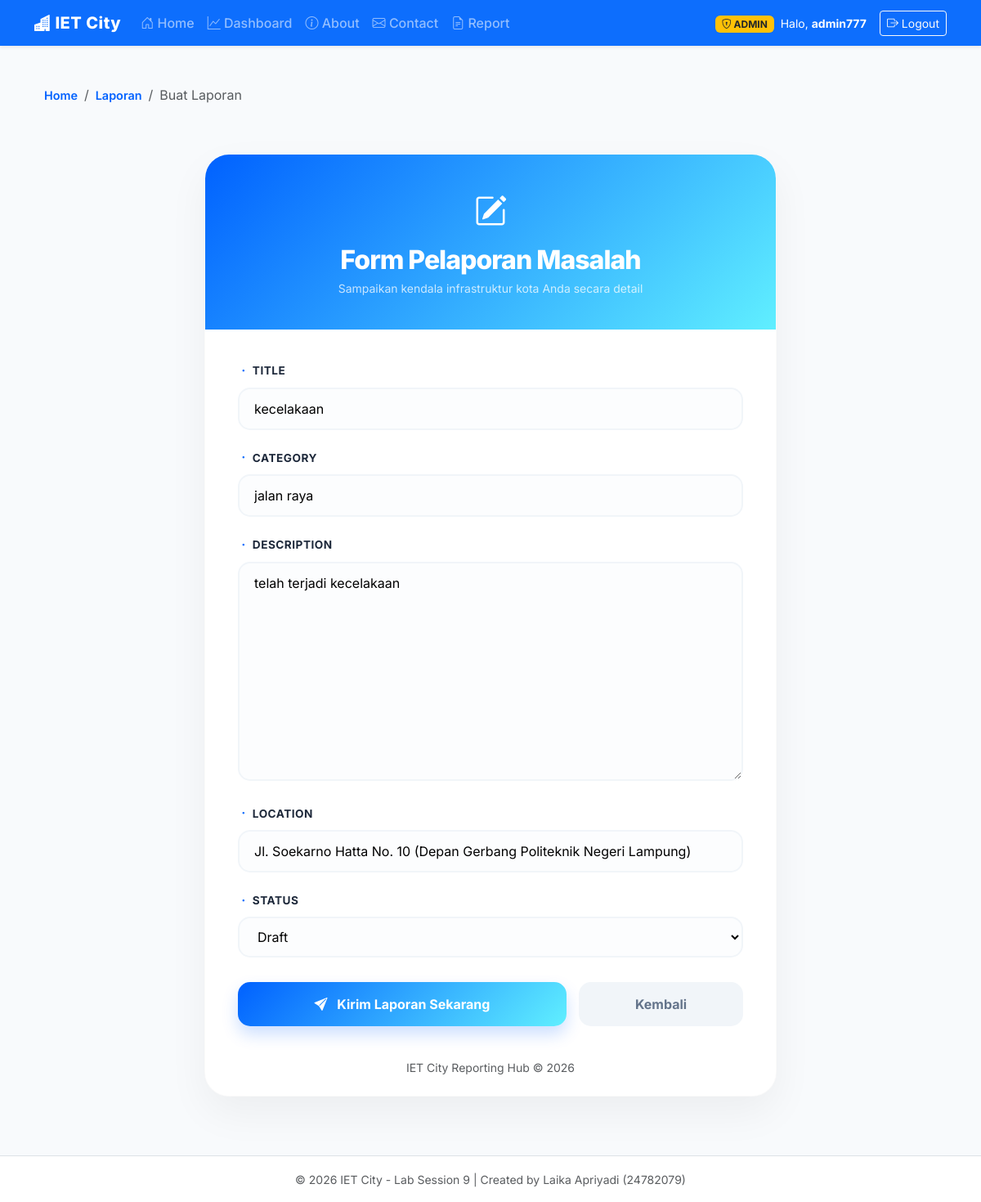
Screenshot of /report/2/edit/ (signed in) with the database file from the repository.
### usermanagement_24782079/models.py (models this page shows, shortened)
class User(AbstractUser):
    is_admin = models.BooleanField(default=False)
    is_member = models.BooleanField(default=True)

### main_app/models.py (models this page shows)
class Report(models.Model):
    title = models.CharField(max_length=200)
    category = models.CharField(max_length=100)
    description = models.TextField()
    location = models.CharField(max_length=200)
    reporter = models.ForeignKey(
        settings.AUTH_USER_MODEL,
        on_delete=models.CASCADE,
        related_name='reports',
        null=True,
        blank=True
    )
    status = models.CharField(
        max_length=20,
        choices=STATUS_CHOICES,
        default='REPORTED'
    )
    created_at = models.DateTimeField(auto_now_add=True)
    updated_at = models.DateTimeField(auto_now=True)

### main_app/views.py (the view)
# urls.py: path('report/<int:pk>/edit/', views.ReportUpdateView.as_view(), name='report_update'),
class ReportUpdateView(LoginRequiredMixin, AdminRequiredMixin, SuccessMessageMixin, UpdateView):
    model = Report
    fields = ['title', 'category', 'description', 'location', 'status']
    template_name = 'main_app/report_form.html'
    success_url = reverse_lazy('report_list')
    success_message = "Laporan berhasil diperbarui!"

### main_app/views.py (called while the page is built)
    def test_func(self):
        return self.request.user.is_authenticated and (getattr(self.request.user, 'is_admin', False) or self.request.user.is_staff)

### main_app/templates/main_app/report_form.html (shortened to what this page needs)
{% extends 'base.html' %}
{% block content %}
<div class="container">
    <nav aria-label="breadcrumb" class="mt-4">
        <ol class="breadcrumb breadcrumb-modern">
            <li class="breadcrumb-item"><a href="{% url 'home_page' %}">Home</a></li>
            <li class="breadcrumb-item"><a href="{% url 'report_list' %}">Laporan</a></li>
            <li class="breadcrumb-item active" aria-current="page text-muted">Buat Laporan</li>
        </ol>
    </nav>
    <div class="form-wrapper">
        <div class="form-card">
            <div class="form-header">
                <i class="bi bi-pencil-square"></i>
                <h2>Form Pelaporan Masalah</h2>
                <p class="opacity-75 mb-0 small">Sampaikan kendala infrastruktur kota Anda secara detail</p>
            </div>
            <div class="form-body">
                <form method="post">
                    {% for field in form %}
                    <div class="mb-4">
                        <label class="form-label" for="{{ field.id_for_label }}">
                            <i class="bi bi-dot text-primary"></i> {{ field.label }}
                        </label>
                        {{ field }}
                    </div>
                    {% endfor %}
                    <div class="button-group">
                        <button type="submit" class="btn-submit">
                            <i class="bi bi-send-fill me-2"></i> Kirim Laporan Sekarang
                        </button>
                        <a href="{% url 'report_list' %}" class="btn-cancel">
                            Kembali
                        </a>
                    </div>
                </form>
            </div>
            <div class="text-center pb-4 text-muted small">
                IET City Reporting Hub &copy; 2026
            </div>
        </div>
    </div>
</div>
{% endblock %}

### templates/base.html (shortened to what this page needs)
<!DOCTYPE html>
<html lang="id">
<head>
    <link href="https://cdn.jsdelivr.net/npm/bootstrap@5.3.0/dist/css/bootstrap.min.css" rel="stylesheet">
    <link rel="stylesheet" href="https://cdn.jsdelivr.net/npm/bootstrap-icons@1.11.0/font/bootstrap-icons.css">
</head>
<body>
    <nav class="navbar navbar-expand-lg navbar-dark bg-primary shadow-sm mb-4">
        <div class="container">
            <a class="navbar-brand" href="{% url 'home_page' %}">
                <i class="bi bi-buildings-fill"></i> IET City
            </a>
            <div class="collapse navbar-collapse" id="navbarNav">
                <ul class="navbar-nav me-auto">
                    {% if user.is_authenticated %}
                        <li class="nav-item">
                            <a class="nav-link {% if request.resolver_match.url_name == 'home_page' %}active{% endif %}" href="{% url 'home_page' %}">
                                <i class="bi bi-house-door"></i> Home
                            </a>
                        </li>
                        <li class="nav-item">
                            <a class="nav-link {% if 'dashboard' in request.path %}active{% endif %}" href="{% url 'dashboard_main' %}">
                                <i class="bi bi-graph-up"></i> Dashboard
                            </a>
                        </li>
                        <li class="nav-item">
                            <a class="nav-link {% if request.resolver_match.url_name == 'about' %}active{% endif %}" href="{% url 'about' %}">
                                <i class="bi bi-info-circle"></i> About
                            </a>
                        </li>
                        <li class="nav-item">
                            <a class="nav-link {% if request.resolver_match.url_name == 'contact' %}active{% endif %}" href="{% url 'contact' %}">
                                <i class="bi bi-envelope"></i> Contact
                            </a>
                        </li>
                        <li class="nav-item">
                            <a class="nav-link {% if request.resolver_match.url_name == 'report_list' %}active{% endif %}" href="{% url 'report_list' %}">
                                <i class="bi bi-file-earmark-text"></i> Report
                            </a>
                        </li>
                    {% endif %}
                </ul>
                <ul class="navbar-nav ms-auto align-items-center">
                    {% if user.is_authenticated %}
                        <li class="nav-item me-2">
                            <span class="badge {% if user.is_staff %}bg-warning text-dark{% else %}bg-info text-white{% endif %}">
                                <i class="bi bi-shield-lock"></i> {{ user.is_staff|yesno:"ADMIN,CITIZEN" }}
                            </span>
                        </li>
                        <li class="nav-item me-3">
                            <span class="text-white small">Halo, <strong>{{ user.username }}</strong></span>
                        </li>
                        <li class="nav-item">
                            <form action="{% url 'logout' %}" method="post" class="d-inline">
                                <button type="submit" class="btn btn-sm btn-outline-light">
                                    <i class="bi bi-box-arrow-right"></i> Logout
                                </button>
                            </form>
                        </li>
                    {% endif %}
                </ul>
            </div>
        </div>
    </nav>
    <div class="container">
        <main>
            {% block content %}
            {% endblock %}
        </main>
    </div>
    <footer class="text-center text-muted">
        <div class="container">
            <small>&copy; 2026 IET City - Lab Session 9 | Created by Laika Apriyadi (24782079)</small>
        </div>
    </footer>
</body>
</html>

### templates/base.html (style rules this page uses)
body { background-color: #f4f7f6; font-family: 'Segoe UI', Tahoma, Geneva, Verdana, sans-serif; min-height: 100vh; display: flex; flex-direction: column; }
.navbar-brand { font-weight: 800; letter-spacing: 0.5px; }
.nav-link { font-weight: 500; transition: 0.3s; }
main { flex: 1; }
footer { background: #fff; border-top: 1px solid #dee2e6; padding: 1rem 0; margin-top: 2rem; }

### main_app/templates/main_app/report_form.html (style rules this page uses)
:root { --primary-blue: #0061ff; --secondary-blue: #60efff; --soft-bg: #f8fafc; }
body { font-family: 'Inter', sans-serif; background-color: var(--soft-bg); }
.breadcrumb-modern { background: transparent; padding: 0; margin-bottom: 20px; }
.breadcrumb-item a { color: var(--primary-blue); text-decoration: none; font-weight: 600; font-size: 0.9rem; }
.form-wrapper { display: flex; justify-content: center; padding: 40px 0; animation: fadeIn 0.6s ease-out; }
.form-card { background: white; border-radius: 30px; box-shadow: 0 20px 50px rgba(0,0,0,0.05); overflow: hidden; width: 100%; max-width: 700px; border: 1px solid rgba(0,0,0,0.02); }
.form-header { background: linear-gradient(135deg, var(--primary-blue) 0%, var(--secondary-blue) 100%); padding: 40px; color: white; text-align: center; }
.form-header i { font-size: 2.5rem; margin-bottom: 10px; display: block; }
.form-header h2 { font-weight: 800; letter-spacing: -1px; margin-bottom: 5px; }
.form-body { padding: 40px; }
.form-label { font-weight: 700; color: #1e293b; font-size: 0.85rem; text-transform: uppercase; letter-spacing: 0.5px; margin-bottom: 10px; display: block; }
input[type="text"], select, textarea { width: 100%; border: 2px solid #f1f5f9; border-radius: 15px; padding: 12px 18px; transition: 0.3s; background-color: #fcfdfe; font-size: 1rem; }
textarea { min-height: 150px; resize: vertical; }
.button-group { display: grid; grid-template-columns: 2fr 1fr; gap: 15px; margin-top: 30px; }
.btn-submit { background: linear-gradient(135deg, var(--primary-blue) 0%, var(--secondary-blue) 100%); border: none; border-radius: 15px; padding: 15px; color: white; font-weight: 700; transition: 0.3s; box-shadow: 0 10px 20px rgba(0, 97, 255, 0.2); }
.btn-cancel { background-color: #f1f5f9; border: none; border-radius: 15px; padding: 15px; color: #64748b; font-weight: 700; text-decoration: none; text-align: center; transition: 0.3s; }

### rows the page displays
User: is_staff "ADMIN", username "admin777"
Report: form "kecelakaan" "jalan raya" "telah terjadi kecelakaan" "Jl. Soekarno Hatta No. 10 (Depan Gerbang Politeknik Negeri Lampung)" "Draft"

### other values shown
{{ field.label }} "TITLE" "CATEGORY" "DESCRIPTION" "LOCATION" "STATUS"
